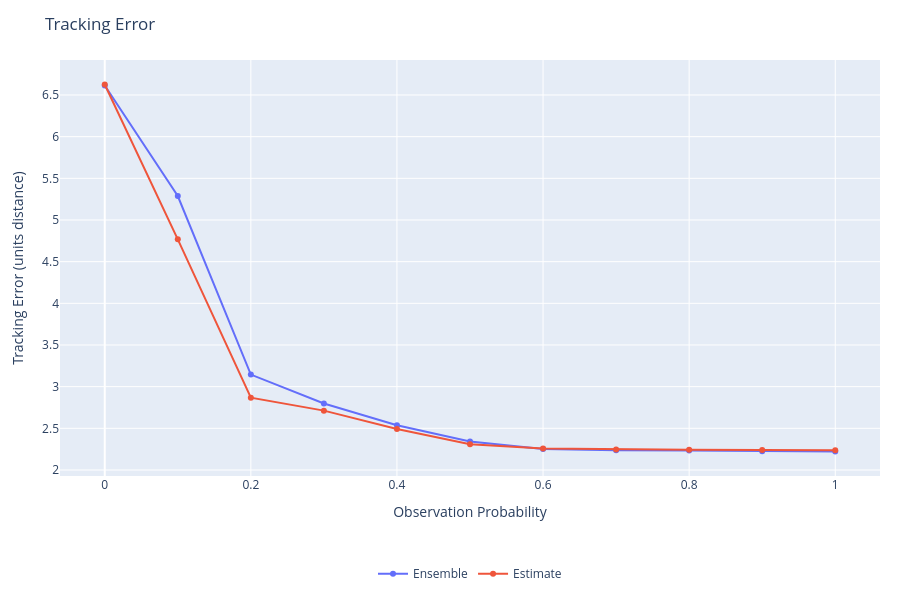
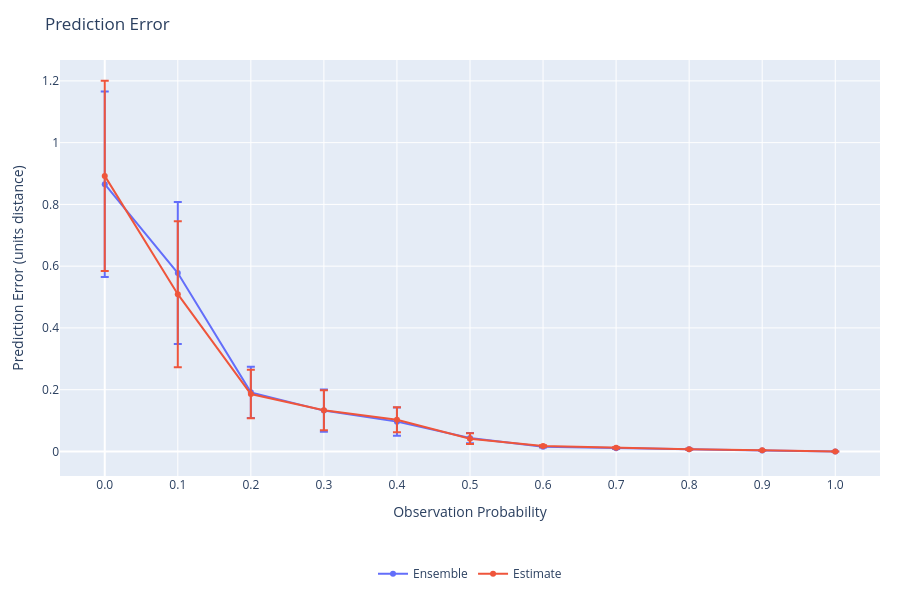
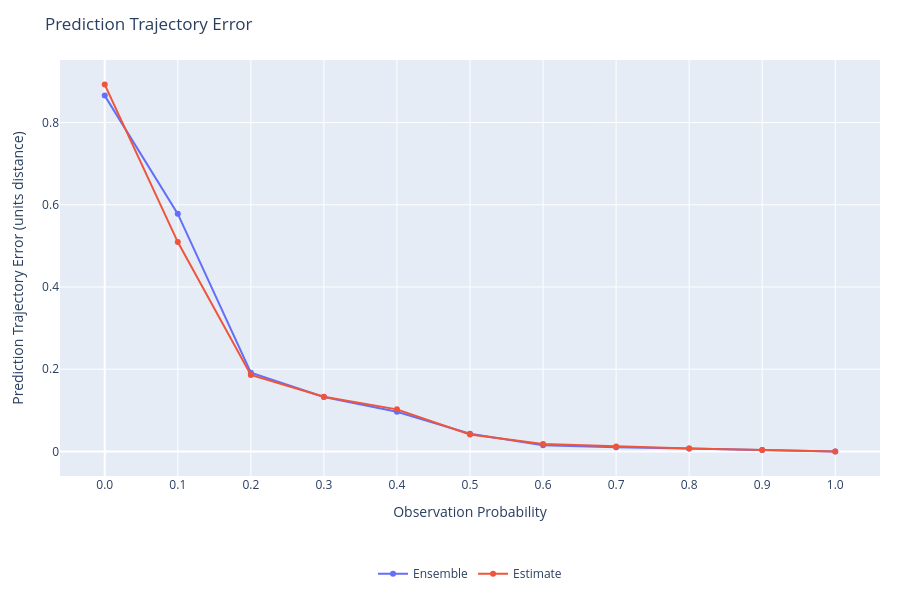
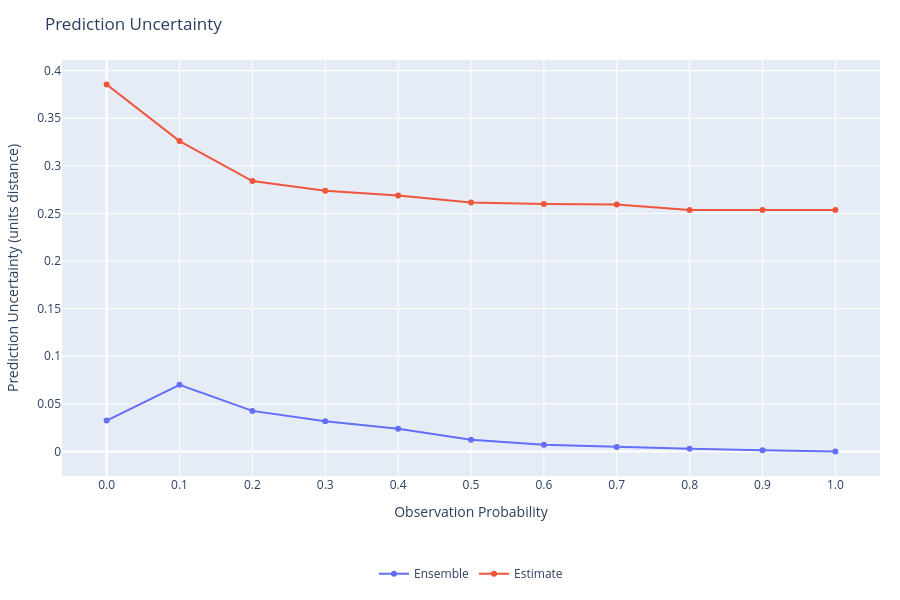

Write notebook code for charts like these, in order.
### Code cell
%reload_ext autoreload
%autoreload 2
from plots import *
import numpy as np

x_key = 'observation_probability'

# Data for plotting
plots = {
    'tracking_error_mean': {
        'title': 'Tracking Error',
        'ylabel': 'Tracking Error (units distance)',
        'xlabel': 'Observation Probability',
        # Average over all episodes and all timesteps.
        'y': {
            series: [np.mean(output[series][experiment]['tracking_error_mean']) for experiment in output[series]]
                for series in output
        }
    },
    'prediction_error_mean': {
        'title': 'Prediction Error',
        'ylabel': 'Prediction Error (units distance)',
        'xlabel': 'Observation Probability',
        'x': {series: get_x_radii(series, output, x_key) for series in output},
        # Average over all episodes and all timesteps.
        'y': {
            series: [np.mean(output[series][exp]['prediction_error_mean']) for exp in sorted_experiments(series, output, x_key)]
                for series in output if not next(iter(output[series].values())).attrs['prediction_disable']
        },
        'y_std': {
            series: [np.std(np.mean(output[series][exp]['prediction_error_mean'], axis=tuple(range(1, output[series][exp]['prediction_error_mean'].ndim)))) for exp in sorted_experiments(series, output, x_key)]
                for series in output if not next(iter(output[series].values())).attrs['prediction_disable']
        }
    },
    'prediction_trajectory_error_mean': {
        'title': 'Prediction Trajectory Error',
        'ylabel': 'Prediction Trajectory Error (units distance)',
        'xlabel': 'Observation Probability',
        'x': {series: get_x_radii(series, output, x_key) for series in output},
        # Average over all episodes and all timesteps.
        'y': {
            series: [np.mean(output[series][exp]['prediction_trajectory_error_mean']) for exp in sorted_experiments(series, output, x_key)]
                for series in output if not next(iter(output[series].values())).attrs['prediction_disable']
        }
    },
    'prediction_uncertainty_mean': {
        'title': 'Prediction Uncertainty',
        'ylabel': 'Prediction Uncertainty (units distance)',
        'xlabel': 'Observation Probability',
        'x': {series: get_x_radii(series, output, x_key) for series in output},
        # Average over all episodes and all timesteps.
        'y': {
            series: [np.mean(output[series][exp]['prediction_uncertainty_mean']) for exp in sorted_experiments(series, output, x_key)]
                for series in output if not next(iter(output[series].values())).attrs['prediction_disable']
        }
    },
    'prediction_uncertainty_gap_mean': {
        'title': 'Prediction Uncertainty Gap',
        'ylabel': 'Prediction Uncertainty Gap (units distance)',
        'xlabel': 'Observation Probability',
        'x': {series: get_x_radii(series, output, x_key) for series in output},
        # Average over all episodes and all timesteps.
        'y': {
            series: [np.mean(output[series][exp]['prediction_uncertainty_gap_mean']) for exp in sorted_experiments(series, output, x_key)]
                for series in output if not next(iter(output[series].values())).attrs['prediction_disable']
        }
    },
    'prediction_uncertainty_gap_min': {
        'title': 'Prediction Uncertainty Gap (Min)',
        'ylabel': 'Prediction Uncertainty Gap Min (units distance)',
        'xlabel': 'Observation Probability',
        'x': {series: get_x_radii(series, output, x_key) for series in output},
        # Average over all episodes and all timesteps.
        'y': {
            series: [np.mean(output[series][exp]['prediction_uncertainty_gap_min']) for exp in sorted_experiments(series, output, x_key)]
                for series in output if not next(iter(output[series].values())).attrs['prediction_disable']
        }
    },
    'prediction_uncertainty_gap_max': {
        'title': 'Prediction Uncertainty Gap (Max)',
        'ylabel': 'Prediction Uncertainty Gap Max (units distance)',
        'xlabel': 'Observation Probability',
        'x': {series: get_x_radii(series, output, x_key) for series in output},
        # Average over all episodes and all timesteps.
        'y': {
            series: [np.mean(output[series][exp]['prediction_uncertainty_gap_max']) for exp in sorted_experiments(series, output, x_key)]
                for series in output if not next(iter(output[series].values())).attrs['prediction_disable']
        }
    }
}

# Miscelaneous statistics.
timesteps = [np.max([np.max(output[series][experiment]['deltaSteps'].shape[1]) for experiment in output[series]]) for series in output]

plot(plots, timesteps=timesteps)

### Figure 1 — Plotly figure (JSON) as saved in the notebook; plotly's stock layout.template omitted (floating-point values rounded to 4 significant figures)
{"data": [{"hovertemplate": "%{x:.2f}: %{y:.4f}<extra></extra>", "mode": "lines+markers", "name": "Ensemble", "type": "scatter", "x": [0.0, 0.1, 0.2, 0.3, 0.4, 0.5, 0.6, 0.7, 0.8, 0.9, 1.0], "y": [6.614, 5.288, 3.145, 2.798, 2.537, 2.341, 2.252, 2.238, 2.234, 2.225, 2.222]}, {"hovertemplate": "%{x:.2f}: %{y:.4f}<extra></extra>", "mode": "lines+markers", "name": "Estimate", "type": "scatter", "x": [0.0, 0.1, 0.2, 0.3, 0.4, 0.5, 0.6, 0.7, 0.8, 0.9, 1.0], "y": [6.626, 4.768, 2.867, 2.712, 2.492, 2.309, 2.259, 2.246, 2.242, 2.24, 2.236]}], "layout": {"autosize": true, "height": 600, "hovermode": "closest", "legend": {"orientation": "h", "x": 0.5, "xanchor": "center", "y": -0.2, "yanchor": "top"}, "margin": {"b": 120, "l": 60, "r": 20, "t": 60}, "showlegend": true, "title": {"text": "Tracking Error"}, "xaxis": {"title": {"text": "Observation Probability"}}, "yaxis": {"title": {"text": "Tracking Error (units distance)"}}}}

### Figure 2 — Plotly figure (JSON) as saved in the notebook; plotly's stock layout.template omitted (floating-point values rounded to 4 significant figures)
{"data": [{"error_y": {"array": [0.3005, 0.2297, 0.08302, 0.06815, 0.04602, 0.01667, 0.002296, 0.001977, 0.001696, 0.0006095, 1.286e-08], "type": "data", "visible": true}, "hovertemplate": "%{x:.2f}: %{y:.4f}<extra></extra>", "mode": "lines+markers", "name": "Ensemble", "type": "scatter", "x": [0, 0.1, 0.2, 0.3, 0.4, 0.5, 0.6, 0.7, 0.8, 0.9, 1], "y": [0.8655, 0.5779, 0.1913, 0.1323, 0.09658, 0.04326, 0.01522, 0.01021, 0.007181, 0.003267, 4.846e-08]}, {"error_y": {"array": [0.3079, 0.2362, 0.07834, 0.06476, 0.04041, 0.01738, 0.002426, 0.001391, 0.001178, 0.0007333, 2.769e-09], "type": "data", "visible": true}, "hovertemplate": "%{x:.2f}: %{y:.4f}<extra></extra>", "mode": "lines+markers", "name": "Estimate", "type": "scatter", "x": [0, 0.1, 0.2, 0.3, 0.4, 0.5, 0.6, 0.7, 0.8, 0.9, 1], "y": [0.8924, 0.5092, 0.1859, 0.1332, 0.1024, 0.04147, 0.01787, 0.01193, 0.00734, 0.003623, 8.559e-09]}], "layout": {"autosize": true, "height": 600, "hovermode": "closest", "legend": {"orientation": "h", "x": 0.5, "xanchor": "center", "y": -0.2, "yanchor": "top"}, "margin": {"b": 120, "l": 60, "r": 20, "t": 60}, "showlegend": true, "title": {"text": "Prediction Error"}, "xaxis": {"ticktext": ["0.0", "0.1", "0.2", "0.3", "0.4", "0.5", "0.6", "0.7", "0.8", "0.9", "1.0"], "tickvals": [0, 0.1, 0.2, 0.3, 0.4, 0.5, 0.6, 0.7, 0.8, 0.9, 1], "title": {"text": "Observation Probability"}}, "yaxis": {"title": {"text": "Prediction Error (units distance)"}}}}

### Figure 3 — Plotly figure (JSON) as saved in the notebook; plotly's stock layout.template omitted (floating-point values rounded to 4 significant figures)
{"data": [{"hovertemplate": "%{x:.2f}: %{y:.4f}<extra></extra>", "mode": "lines+markers", "name": "Ensemble", "type": "scatter", "x": [0, 0.1, 0.2, 0.3, 0.4, 0.5, 0.6, 0.7, 0.8, 0.9, 1], "y": [0.8655, 0.5779, 0.1913, 0.1323, 0.09658, 0.04326, 0.01522, 0.01021, 0.007181, 0.003267, 4.846e-08]}, {"hovertemplate": "%{x:.2f}: %{y:.4f}<extra></extra>", "mode": "lines+markers", "name": "Estimate", "type": "scatter", "x": [0, 0.1, 0.2, 0.3, 0.4, 0.5, 0.6, 0.7, 0.8, 0.9, 1], "y": [0.8924, 0.5092, 0.1859, 0.1332, 0.1024, 0.04147, 0.01787, 0.01193, 0.00734, 0.003623, 8.559e-09]}], "layout": {"autosize": true, "height": 600, "hovermode": "closest", "legend": {"orientation": "h", "x": 0.5, "xanchor": "center", "y": -0.2, "yanchor": "top"}, "margin": {"b": 120, "l": 60, "r": 20, "t": 60}, "showlegend": true, "title": {"text": "Prediction Trajectory Error"}, "xaxis": {"ticktext": ["0.0", "0.1", "0.2", "0.3", "0.4", "0.5", "0.6", "0.7", "0.8", "0.9", "1.0"], "tickvals": [0, 0.1, 0.2, 0.3, 0.4, 0.5, 0.6, 0.7, 0.8, 0.9, 1], "title": {"text": "Observation Probability"}}, "yaxis": {"title": {"text": "Prediction Trajectory Error (units distance)"}}}}

### Figure 4 — Plotly figure (JSON) as saved in the notebook; plotly's stock layout.template omitted (floating-point values rounded to 4 significant figures)
{"data": [{"hovertemplate": "%{x:.2f}: %{y:.4f}<extra></extra>", "mode": "lines+markers", "name": "Ensemble", "type": "scatter", "x": [0, 0.1, 0.2, 0.3, 0.4, 0.5, 0.6, 0.7, 0.8, 0.9, 1], "y": [0.0324, 0.07005, 0.04262, 0.03164, 0.02387, 0.01232, 0.007097, 0.004636, 0.002946, 0.001251, 1.39e-08]}, {"hovertemplate": "%{x:.2f}: %{y:.4f}<extra></extra>", "mode": "lines+markers", "name": "Estimate", "type": "scatter", "x": [0, 0.1, 0.2, 0.3, 0.4, 0.5, 0.6, 0.7, 0.8, 0.9, 1], "y": [0.3854, 0.3261, 0.2841, 0.2738, 0.2687, 0.2615, 0.26, 0.2595, 0.2536, 0.2538, 0.2536]}], "layout": {"autosize": true, "height": 600, "hovermode": "closest", "legend": {"orientation": "h", "x": 0.5, "xanchor": "center", "y": -0.2, "yanchor": "top"}, "margin": {"b": 120, "l": 60, "r": 20, "t": 60}, "showlegend": true, "title": {"text": "Prediction Uncertainty"}, "xaxis": {"ticktext": ["0.0", "0.1", "0.2", "0.3", "0.4", "0.5", "0.6", "0.7", "0.8", "0.9", "1.0"], "tickvals": [0, 0.1, 0.2, 0.3, 0.4, 0.5, 0.6, 0.7, 0.8, 0.9, 1], "title": {"text": "Observation Probability"}}, "yaxis": {"title": {"text": "Prediction Uncertainty (units distance)"}}}}
